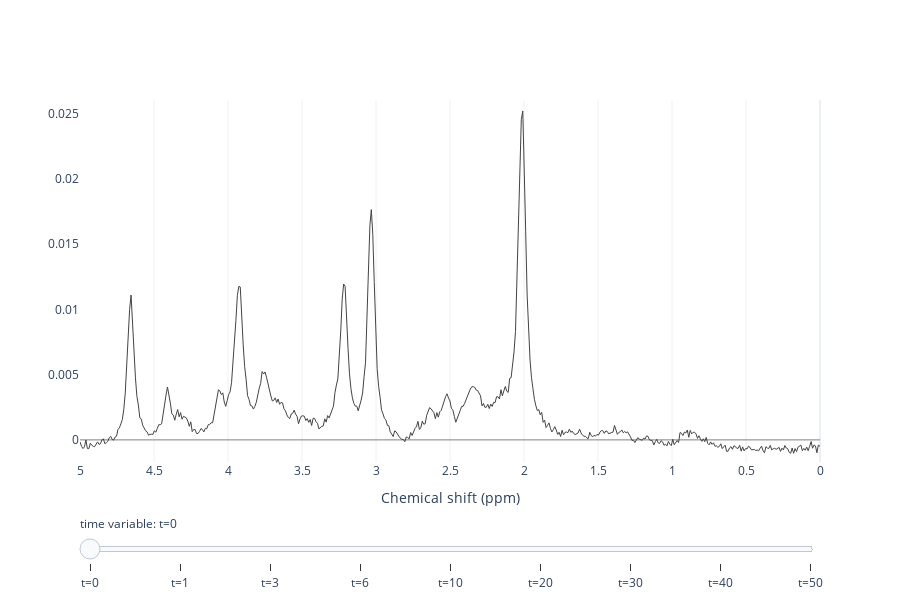

The cell this chart's notebook holds for it:
### Markdown cell above
Load the data and plot it.

### Code cell
from fsl_mrs.utils import mrs_io
from fsl_mrs.utils import plotting as splot

data = mrs_io.read_FID(data_location)
bvals = data.hdr_ext['dim_5_header']['Bval']
mrslist = data.mrs()

splot.plotly_dynMRS(mrslist, time_var=bvals, ppmlim=(0, 5))

### Figure 1 — Plotly figure (JSON) as saved in the notebook; plotly's stock layout.template omitted (floating-point values rounded to 4 significant figures; data arrays with more than 128 entries replaced by an {"elided": "..."} marker saying what was removed)
{"data": [{"line": {"color": "rgb(67,67,67)", "width": 1}, "name": "data - 0", "type": "scatter", "visible": true, "x": {"elided": "1024 float values"}, "y": {"elided": "1024 float values"}}, {"line": {"color": "rgb(67,67,67)", "width": 1}, "name": "data - 1", "type": "scatter", "visible": false, "x": {"elided": "1024 float values"}, "y": {"elided": "1024 float values"}}, {"line": {"color": "rgb(67,67,67)", "width": 1}, "name": "data - 3", "type": "scatter", "visible": false, "x": {"elided": "1024 float values"}, "y": {"elided": "1024 float values"}}, {"line": {"color": "rgb(67,67,67)", "width": 1}, "name": "data - 6", "type": "scatter", "visible": false, "x": {"elided": "1024 float values"}, "y": {"elided": "1024 float values"}}, {"line": {"color": "rgb(67,67,67)", "width": 1}, "name": "data - 10", "type": "scatter", "visible": false, "x": {"elided": "1024 float values"}, "y": {"elided": "1024 float values"}}, {"line": {"color": "rgb(67,67,67)", "width": 1}, "name": "data - 20", "type": "scatter", "visible": false, "x": {"elided": "1024 float values"}, "y": {"elided": "1024 float values"}}, {"line": {"color": "rgb(67,67,67)", "width": 1}, "name": "data - 30", "type": "scatter", "visible": false, "x": {"elided": "1024 float values"}, "y": {"elided": "1024 float values"}}, {"line": {"color": "rgb(67,67,67)", "width": 1}, "name": "data - 40", "type": "scatter", "visible": false, "x": {"elided": "1024 float values"}, "y": {"elided": "1024 float values"}}, {"line": {"color": "rgb(67,67,67)", "width": 1}, "name": "data - 50", "type": "scatter", "visible": false, "x": {"elided": "1024 float values"}, "y": {"elided": "1024 float values"}}], "layout": {"height": 600, "sliders": [{"active": 0, "currentvalue": {"prefix": "time variable: "}, "pad": {"t": 50}, "steps": [{"args": [{"visible": [true, false, false, false, false, false, false, false, false]}, {"title": "time_variable : 0"}], "label": "t=0", "method": "restyle"}, {"args": [{"visible": [false, true, false, false, false, false, false, false, false]}, {"title": "time_variable : 1"}], "label": "t=1", "method": "restyle"}, {"args": [{"visible": [false, false, true, false, false, false, false, false, false]}, {"title": "time_variable : 3"}], "label": "t=3", "method": "restyle"}, {"args": [{"visible": [false, false, false, true, false, false, false, false, false]}, {"title": "time_variable : 6"}], "label": "t=6", "method": "restyle"}, {"args": [{"visible": [false, false, false, false, true, false, false, false, false]}, {"title": "time_variable : 10"}], "label": "t=10", "method": "restyle"}, {"args": [{"visible": [false, false, false, false, false, true, false, false, false]}, {"title": "time_variable : 20"}], "label": "t=20", "method": "restyle"}, {"args": [{"visible": [false, false, false, false, false, false, true, false, false]}, {"title": "time_variable : 30"}], "label": "t=30", "method": "restyle"}, {"args": [{"visible": [false, false, false, false, false, false, false, true, false]}, {"title": "time_variable : 40"}], "label": "t=40", "method": "restyle"}, {"args": [{"visible": [false, false, false, false, false, false, false, false, true]}, {"title": "time_variable : 50"}], "label": "t=50", "method": "restyle"}]}], "xaxis": {"dtick": 0.5, "range": [5, 0], "tick0": 2, "title": {"text": "Chemical shift (ppm)"}}, "yaxis": {"range": [-0.001695, 0.02604], "showgrid": false, "showticklabels": true, "zeroline": true, "zerolinecolor": "Gray", "zerolinewidth": 1}}}
